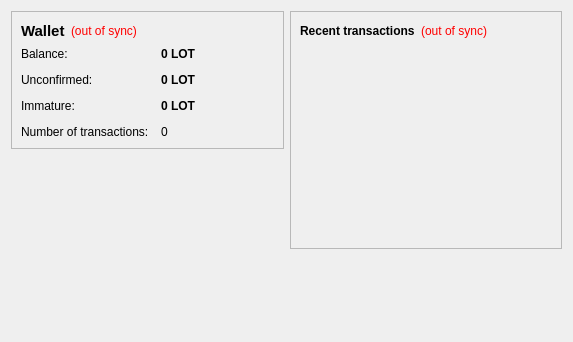
<?xml version="1.0" encoding="UTF-8"?>
<ui version="4.0">
 <class>OverviewPage</class>
 <widget class="QWidget" name="OverviewPage">
  <property name="geometry">
   <rect>
    <x>0</x>
    <y>0</y>
    <width>573</width>
    <height>342</height>
   </rect>
  </property>
  <property name="windowTitle">
   <string>Form</string>
  </property>
  <layout class="QHBoxLayout" name="horizontalLayout" stretch="1,1">
   <item>
    <layout class="QVBoxLayout" name="verticalLayout_2">
     <item>
      <widget class="QFrame" name="frame">
       <property name="frameShape">
        <enum>QFrame::StyledPanel</enum>
       </property>
       <property name="frameShadow">
        <enum>QFrame::Raised</enum>
       </property>
       <layout class="QVBoxLayout" name="verticalLayout_4">
        <item>
         <layout class="QHBoxLayout" name="horizontalLayout_4">
          <item>
           <widget class="QLabel" name="label_5">
            <property name="font">
             <font>
              <pointsize>11</pointsize>
              <weight>75</weight>
              <bold>true</bold>
             </font>
            </property>
            <property name="text">
             <string>Wallet</string>
            </property>
           </widget>
          </item>
          <item>
           <widget class="QLabel" name="labelWalletStatus">
            <property name="toolTip">
             <string>The displayed information may be out of date. Your wallet automatically synchronizes with the LottoCoin network after a connection is established, but this process has not completed yet.</string>
            </property>
            <property name="styleSheet">
             <string notr="true">QLabel { color: red; }</string>
            </property>
            <property name="text">
             <string notr="true">(out of sync)</string>
            </property>
            <property name="alignment">
             <set>Qt::AlignLeading|Qt::AlignLeft|Qt::AlignVCenter</set>
            </property>
           </widget>
          </item>
          <item>
           <spacer name="horizontalSpacer_2">
            <property name="orientation">
             <enum>Qt::Horizontal</enum>
            </property>
            <property name="sizeHint" stdset="0">
             <size>
              <width>40</width>
              <height>20</height>
             </size>
            </property>
           </spacer>
          </item>
         </layout>
        </item>
        <item>
         <layout class="QFormLayout" name="formLayout_2">
          <property name="fieldGrowthPolicy">
           <enum>QFormLayout::AllNonFixedFieldsGrow</enum>
          </property>
          <property name="horizontalSpacing">
           <number>12</number>
          </property>
          <property name="verticalSpacing">
           <number>12</number>
          </property>
          <item row="0" column="0">
           <widget class="QLabel" name="label">
            <property name="text">
             <string>Balance:</string>
            </property>
           </widget>
          </item>
          <item row="0" column="1">
           <widget class="QLabel" name="labelBalance">
            <property name="font">
             <font>
              <weight>75</weight>
              <bold>true</bold>
             </font>
            </property>
            <property name="cursor">
             <cursorShape>IBeamCursor</cursorShape>
            </property>
            <property name="toolTip">
             <string>Your current balance</string>
            </property>
            <property name="text">
             <string notr="true">0 LOT</string>
            </property>
            <property name="textInteractionFlags">
             <set>Qt::LinksAccessibleByMouse|Qt::TextSelectableByKeyboard|Qt::TextSelectableByMouse</set>
            </property>
           </widget>
          </item>
          <item row="1" column="0">
           <widget class="QLabel" name="label_3">
            <property name="text">
             <string>Unconfirmed:</string>
            </property>
           </widget>
          </item>
          <item row="1" column="1">
           <widget class="QLabel" name="labelUnconfirmed">
            <property name="font">
             <font>
              <weight>75</weight>
              <bold>true</bold>
             </font>
            </property>
            <property name="cursor">
             <cursorShape>IBeamCursor</cursorShape>
            </property>
            <property name="toolTip">
             <string>Total of transactions that have yet to be confirmed, and do not yet count toward the current balance</string>
            </property>
            <property name="text">
             <string notr="true">0 LOT</string>
            </property>
            <property name="textInteractionFlags">
             <set>Qt::LinksAccessibleByMouse|Qt::TextSelectableByKeyboard|Qt::TextSelectableByMouse</set>
            </property>
           </widget>
          </item>
          <item row="3" column="0">
           <widget class="QLabel" name="label_2">
            <property name="text">
             <string>Number of transactions:</string>
            </property>
           </widget>
          </item>
          <item row="3" column="1">
           <widget class="QLabel" name="labelNumTransactions">
            <property name="toolTip">
             <string>Total number of transactions in wallet</string>
            </property>
            <property name="text">
             <string notr="true">0</string>
            </property>
           </widget>
          </item>
          <item row="2" column="0">
           <widget class="QLabel" name="labelImmatureText">
            <property name="text">
             <string>Immature:</string>
            </property>
           </widget>
          </item>
          <item row="2" column="1">
           <widget class="QLabel" name="labelImmature">
            <property name="font">
             <font>
              <weight>75</weight>
              <bold>true</bold>
             </font>
            </property>
            <property name="toolTip">
             <string>Mined balance that has not yet matured</string>
            </property>
            <property name="text">
             <string notr="true">0 LOT</string>
            </property>
            <property name="textInteractionFlags">
             <set>Qt::LinksAccessibleByMouse|Qt::TextSelectableByKeyboard|Qt::TextSelectableByMouse</set>
            </property>
           </widget>
          </item>
         </layout>
        </item>
       </layout>
      </widget>
     </item>
     <item>
      <spacer name="verticalSpacer">
       <property name="orientation">
        <enum>Qt::Vertical</enum>
       </property>
       <property name="sizeHint" stdset="0">
        <size>
         <width>20</width>
         <height>40</height>
        </size>
       </property>
      </spacer>
     </item>
     <item>
      <widget class="QLabel" name="label_6">
       <property name="text">
        <string/>
       </property>
       <property name="pixmap">
        <pixmap resource="../bitcoin.qrc">:/images/backg</pixmap>
       </property>
       <property name="scaledContents">
        <bool>false</bool>
       </property>
       <property name="alignment">
        <set>Qt::AlignCenter</set>
       </property>
       <property name="margin">
        <number>-2</number>
       </property>
      </widget>
     </item>
    </layout>
   </item>
   <item>
    <layout class="QVBoxLayout" name="verticalLayout_3">
     <item>
      <widget class="QFrame" name="frame_2">
       <property name="frameShape">
        <enum>QFrame::StyledPanel</enum>
       </property>
       <property name="frameShadow">
        <enum>QFrame::Raised</enum>
       </property>
       <layout class="QVBoxLayout" name="verticalLayout">
        <item>
         <layout class="QHBoxLayout" name="horizontalLayout_2">
          <item>
           <widget class="QLabel" name="label_4">
            <property name="text">
             <string>&lt;b&gt;Recent transactions&lt;/b&gt;</string>
            </property>
           </widget>
          </item>
          <item>
           <widget class="QLabel" name="labelTransactionsStatus">
            <property name="toolTip">
             <string>The displayed information may be out of date. Your wallet automatically synchronizes with the LottoCoin network after a connection is established, but this process has not completed yet.</string>
            </property>
            <property name="styleSheet">
             <string notr="true">QLabel { color: red; }</string>
            </property>
            <property name="text">
             <string notr="true">(out of sync)</string>
            </property>
            <property name="alignment">
             <set>Qt::AlignRight|Qt::AlignTrailing|Qt::AlignVCenter</set>
            </property>
           </widget>
          </item>
          <item>
           <spacer name="horizontalSpacer">
            <property name="orientation">
             <enum>Qt::Horizontal</enum>
            </property>
            <property name="sizeHint" stdset="0">
             <size>
              <width>40</width>
              <height>20</height>
             </size>
            </property>
           </spacer>
          </item>
         </layout>
        </item>
        <item>
         <widget class="QListView" name="listTransactions">
          <property name="styleSheet">
           <string notr="true">QListView { background: transparent; }</string>
          </property>
          <property name="frameShape">
           <enum>QFrame::NoFrame</enum>
          </property>
          <property name="verticalScrollBarPolicy">
           <enum>Qt::ScrollBarAlwaysOff</enum>
          </property>
          <property name="horizontalScrollBarPolicy">
           <enum>Qt::ScrollBarAlwaysOff</enum>
          </property>
          <property name="selectionMode">
           <enum>QAbstractItemView::NoSelection</enum>
          </property>
         </widget>
        </item>
       </layout>
      </widget>
     </item>
     <item>
      <spacer name="verticalSpacer_2">
       <property name="orientation">
        <enum>Qt::Vertical</enum>
       </property>
       <property name="sizeHint" stdset="0">
        <size>
         <width>20</width>
         <height>40</height>
        </size>
       </property>
      </spacer>
     </item>
    </layout>
   </item>
  </layout>
 </widget>
 <resources/>
 <connections/>
</ui>
